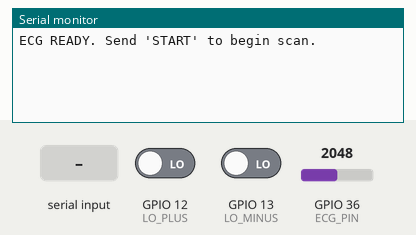
This sketch was run on a simulated ESP32. On the bench: the last lines printed to the serial monitor. The test bench sets the inputs (shaded band); at power-on: GPIO 12 (LO_PLUS) LOW, GPIO 13 (LO_MINUS) LOW, GPIO 36 (ECG_PIN) = 2048 (analog values on the 0–4095 scale).

Above: at 1.2 s.
1.3 s: "START\n" received over Serial
At 1.7 s:
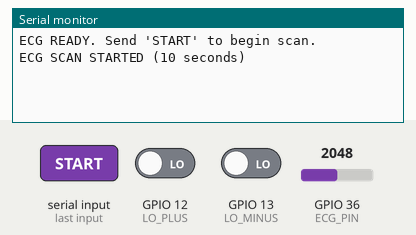
2.8 s: GPIO 12 (LO_PLUS) driven HIGH
At 4.1 s:
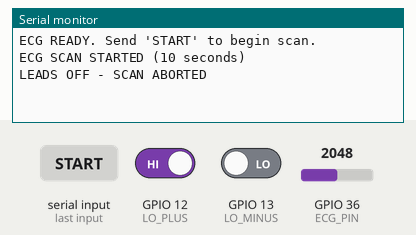

The sketch:

espGetDataSets10Sec.ino
```cpp
#define ECG_PIN   36   // ADC1_CH0 (GPIO36) - input only
#define LO_PLUS   12
#define LO_MINUS  13

#define ECG_FS_HZ        250
#define ECG_SCAN_SEC     10
#define ECG_SAMPLES_PER_SCAN (ECG_FS_HZ * ECG_SCAN_SEC)

static const uint32_t sample_delay_ms_v = 4;   // ~250 Hz

uint16_t ecg_buffer[ECG_SAMPLES_PER_SCAN];
uint16_t ecg_index = 0;

typedef enum {
  ECG_IDLE,
  ECG_SCANNING,
  ECG_DONE
} ECG_State_e;

ECG_State_e ecg_state = ECG_IDLE;

void setup() {
  Serial.begin(115200);

  pinMode(LO_PLUS, INPUT);
  pinMode(LO_MINUS, INPUT);

  analogReadResolution(12);
  analogSetPinAttenuation(ECG_PIN, ADC_11db);

  Serial.println("ECG READY. Send 'START' to begin scan.");
}

void printEcgScan(void) {
  Serial.println("ECG_CSV_START");

  for (uint16_t i = 0; i < ECG_SAMPLES_PER_SCAN; i++) {
    Serial.print(ecg_buffer[i]);
    if (i < ECG_SAMPLES_PER_SCAN - 1) {
      Serial.print(",");   // CSV separator
    }
  }

  Serial.println();  // newline at end
  Serial.println("ECG_CSV_END");
}

void handleSerialCommand(void) {
  if (!Serial.available()) return;

  String cmd = Serial.readStringUntil('\n');
  cmd.trim();

  if (cmd.equalsIgnoreCase("START")) {
    if (ecg_state == ECG_IDLE) {
      ecg_index = 0;
      ecg_state = ECG_SCANNING;
      Serial.println("ECG SCAN STARTED (10 seconds)");
    } else {
      Serial.println("ECG BUSY");
    }
  }
}

void loop() {
  handleSerialCommand();

  if (ecg_state != ECG_SCANNING) {
    return;   // idle or done
  }

  // Leads off → abort scan
  if (digitalRead(LO_PLUS) || digitalRead(LO_MINUS)) {
    Serial.println("LEADS OFF - SCAN ABORTED");
    ecg_index = 0;
    ecg_state = ECG_IDLE;
    return;
  }

  ecg_buffer[ecg_index++] = analogRead(ECG_PIN);

  if (ecg_index >= ECG_SAMPLES_PER_SCAN) {
    ecg_state = ECG_DONE;
    Serial.println("ECG SCAN COMPLETE");
    printEcgScan();
    ecg_state = ECG_IDLE;   // ready for next START
    return;
  }

  delay(sample_delay_ms_v);
}
```

Measured:
- after the input at 1.3 s, the serial monitor: prints a new line at once (image 1)
- after the input at 2.8 s, the serial monitor: prints a new line at once (image 2)
